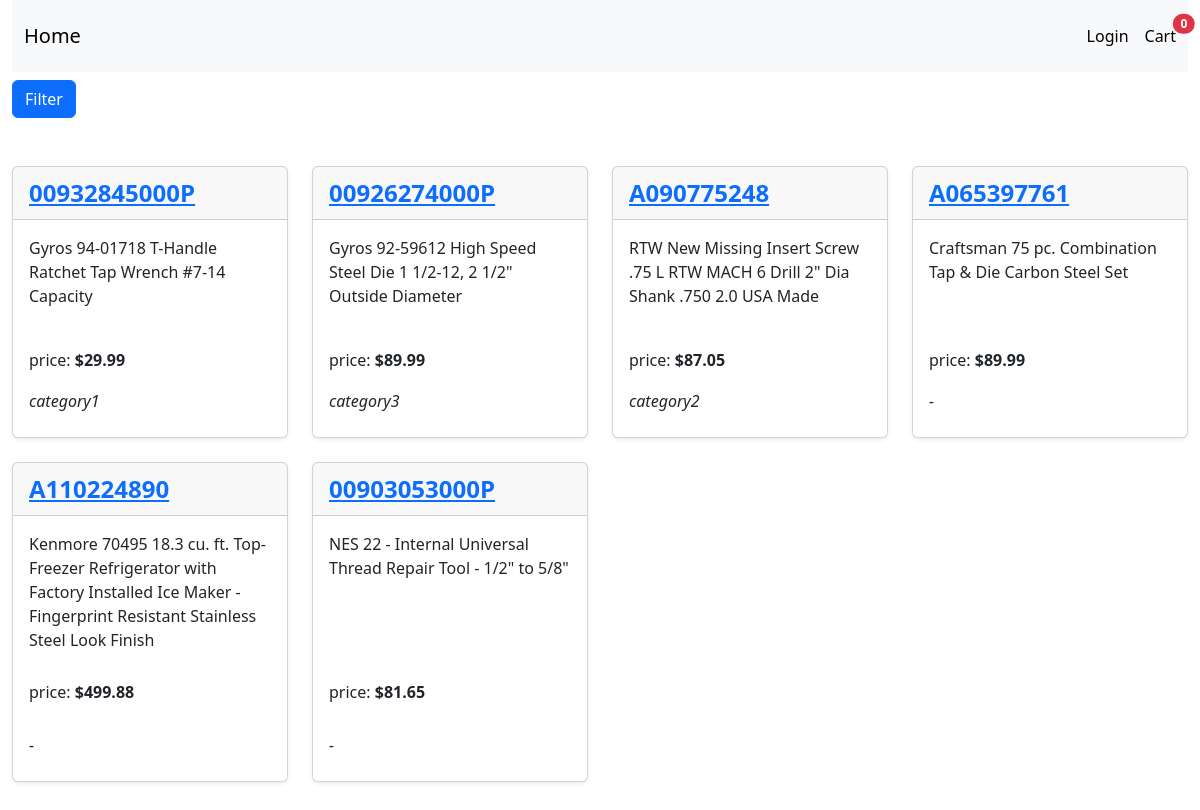
The app's page /, older data.
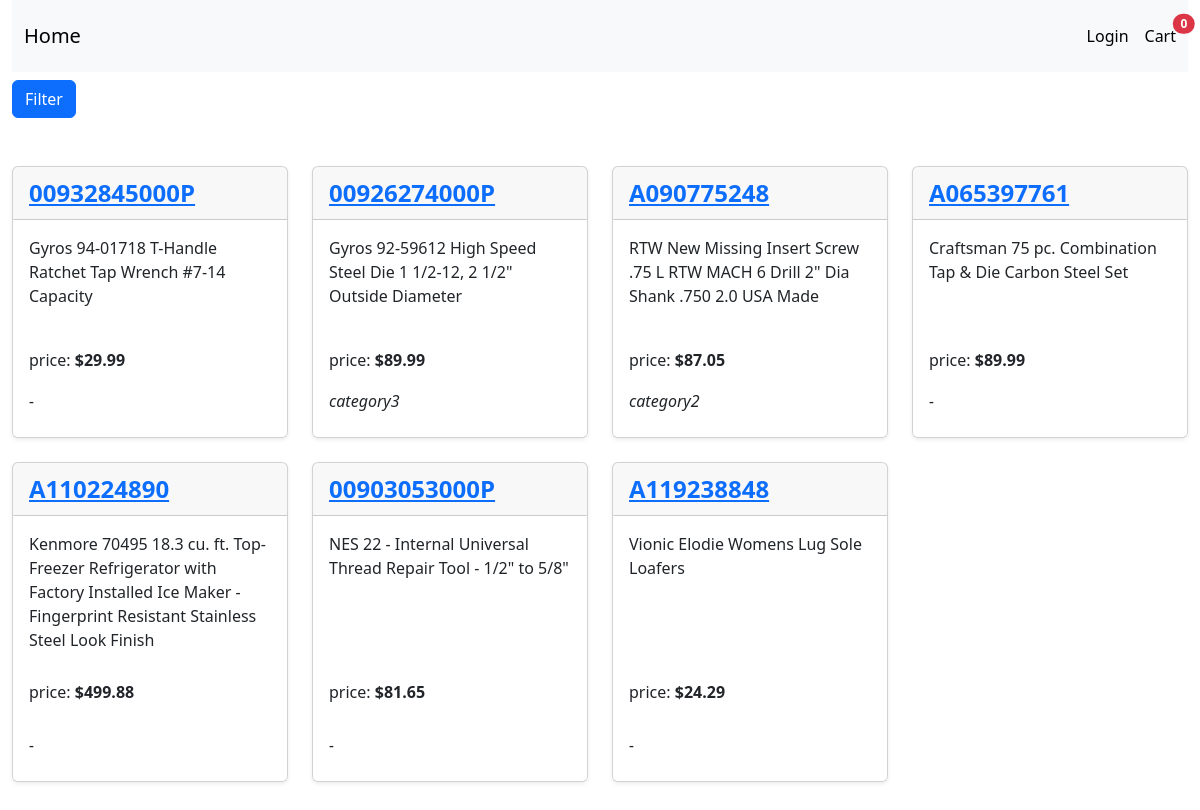
The same page, newer data.
### apps/product/models.py (models this page shows, shortened)
class Product(models.Model):
    id = models.CharField(max_length=12, primary_key=True)
    brand_name = models.CharField(max_length=100)
    name = models.CharField(max_length=255)
    main_image_url = models.CharField(max_length=255)
    description = models.TextField()
    url = models.CharField(max_length=255)
    regular_price = models.DecimalField(max_digits=10, decimal_places=2)
    sale_price = models.DecimalField(max_digits=10, decimal_places=2)
    default_seller_id = models.CharField(max_length=12)
    store_id = models.IntegerField()
    tags = models.ManyToManyField(
        'Tag',
        blank=True,
        related_name='products',
    )
    category = models.ForeignKey(
        'Category',
        on_delete=models.SET_NULL,
        null=True,
        blank=True,
        related_name='products'
    )

class Category(models.Model):
    name = models.CharField(max_length=100, unique=True)

### apps/product/views.py (the view, shortened to what this page needs)
# urls.py: path("", ProductListView.as_view(), name="index"),
class ProductListView(generic.ListView):
    CATEGORIES_KEY = 'categories'
    CATEGORY_CHOICES_KEY = 'select_categories'
    model = Product
    template_name = 'product/index.html'
    context_object_name = 'products'
    def get_context_data(self, *, object_list=None, **kwargs):
        context = super().get_context_data(object_list=object_list, **kwargs)
        categories = Category.objects.all()
        context[self.CATEGORIES_KEY] = categories
        select_categories = self.request.GET.getlist(self.CATEGORY_CHOICES_KEY)
        if len(select_categories) > 0:
            ids = list(map(int, select_categories))
            products = Product.objects.filter(category__in=ids)
            context[self.context_object_name] = products
            context[self.CATEGORY_CHOICES_KEY] = ids
        return context

### templates/product/index.html (shortened to what this page needs)
{% extends 'base.html' %}
{% block base %}
    <button id="aaa" class="btn btn-primary" type="button" data-bs-toggle="offcanvas"
            data-bs-target="#offcanvasWithBothOptions"
            aria-controls="offcanvasWithBothOptions">Filter
    </button>
    <div class="row row-cols-1 row-cols-sm-2 row-cols-md-3 row-cols-lg-4 g-4 py-5">
        {% if products %}
            {% for product in products %}
                <div class="col d-flex align-items-start">
                    <div class="card shadow-sm h-100">
                        <div class="d-flex justify-content-between card-header fw-bold mb-0 fs-4 text-body-emphasis">
                            <a href="{% url 'product:detail' product.id %}" title="detail">{{ product.id }}</a>
                        </div>
                        <div class=" card-body">
                            <p class="h-75">{{ product.name }}</p>
                            <p>price: <span class="fw-bold">${{ product.sale_price }}</span></p>
                        </div>
                        <div class="card-footer border-white bg-white">
                            <p>
                                <span class="fs-6 fw-light fst-italic">
                                {% if product.category %}
                                    {{ product.category.name }}
                                {% else %}
                                    -
                                {% endif %}
                            </span>
                            </p>
                        </div>
                    </div>
                </div>
            {% endfor %}
        {% endif %}
    </div>
{% endblock %}

Row changes from the older to the newer data that the page shows:
changed Product "Gyros 94-01718 T-Handle Ratchet Tap Wrench #7-14 Capacity": category.name "category1" → (not shown); now shows "-"
added Product: id "A119238848", name "Vionic Elodie Womens Lug Sole Loafers", sale_price "24.29"
